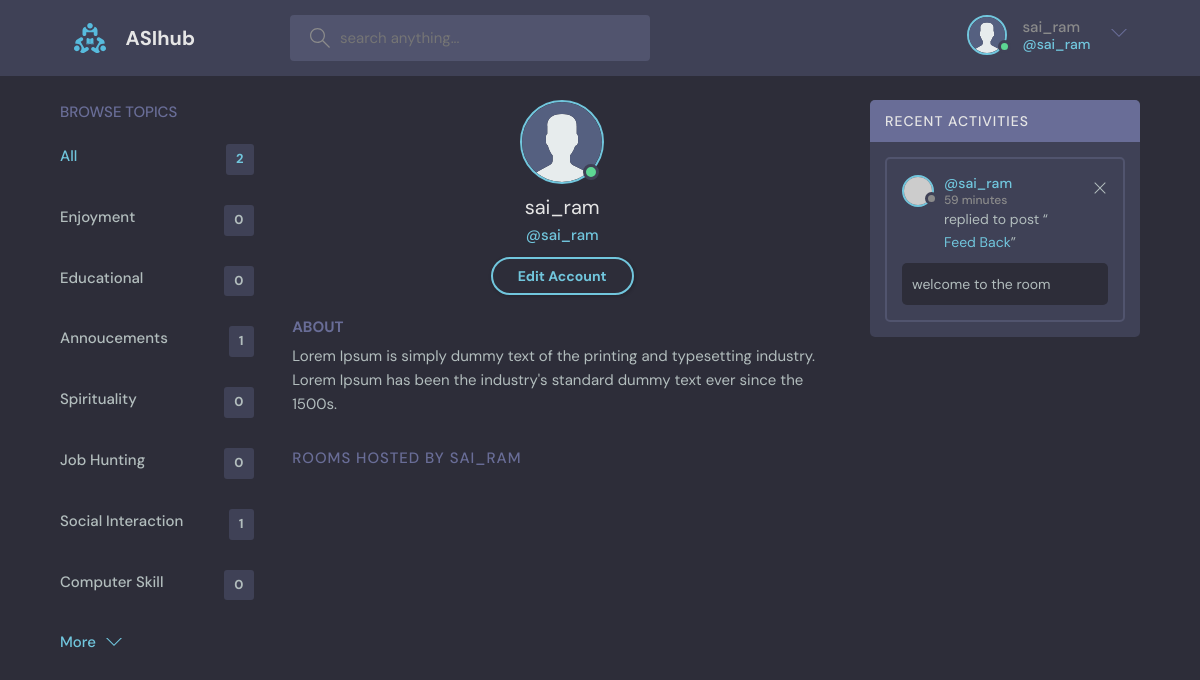
Screenshot of /profile/1 (signed in) with the database file from the repository.
### base/models.py (models this page shows, shortened)
class Profile(models.Model):
    user = models.OneToOneField(User , on_delete=models.CASCADE)
    bio = models.TextField(max_length=400, null=True , blank=True)
    profile_pic = models.ImageField(default = 'avatar.svg' , upload_to = 'images/')

class Topic(models.Model):
    name = models.CharField(max_length=100)
    rooms_count = models.IntegerField(default=0)
    created = models.DateTimeField(auto_now_add=True)
    updated = models.DateTimeField(auto_now=True)
    def __str__ (self):
        return self.name

class Messages(models.Model):
    id = models.AutoField(primary_key=True)
    user =  models.ForeignKey(User , on_delete=models.CASCADE , default= "no user")
    room = models.ForeignKey(Room, on_delete=models.CASCADE)
    text = models.TextField(max_length=300, null=True , blank=True)
    created = models.DateTimeField(auto_now_add=True)
    updated = models.DateTimeField(auto_now=True)
    class meta:
        ordering = ['-updated', '-created']
    def __str__(self):
        return self.text[0:50]

class Room(models.Model):
    id = models.AutoField(primary_key=True)
    host = models.ForeignKey(User , on_delete=models.CASCADE , null = True ,blank=True)
    topic =models.ForeignKey(Topic, on_delete= models.CASCADE , default= "no topic")
    popularity = models.IntegerField(default=0)
    name = models.CharField(max_length=200 , unique=True)
    description = models.TextField(max_length=300, null=True , blank=True)
    participants = models.ManyToManyField(User ,related_name = 'participant' , blank=True)
    created = models.DateTimeField(auto_now_add=True)
    updated = models.DateTimeField(auto_now=True)
    def __str__(self):
        return self.name

### base/views.py (the view)
# urls.py: path('profile/<str:pk>',views.profile , name= 'profile'),
@login_required(login_url = 'login')
def profile(request , pk):
    query = request.GET.get('q') if request.GET.get('q')!=None else ''
    user  = User.objects.get(id=pk)
    rooms = user.room_set.all().filter(Q(topic__name__contains = query))
    count = user.room_set.all().count()
    show_profile_link =False
    topics = Topic.objects.all()
    profile = Profile.objects.get(user = request.user)
    topics_count={}
    for topic in topics:
        topics_count[topic] = Room.objects.filter(Q(host= request.user) & Q(topic =topic )).count()
    msgs = user.messages_set.all().order_by('-created')[0:5]
    return render(request, 'base/profile.html' , {'user':user , 'rooms' : rooms , 'show_profile_link' : show_profile_link , 'msgs' : msgs ,'count':count , 'topics_count' :topics_count , 'profile' : profile})

### base/templates/base/profile.html
{% extends 'index.html' %}
{% block content %}
<main class="profile-page layout layout--3">
  <div class="container">
    <div class="topics">
      <div class="topics__header">
        <h2>Browse Topics</h2>
      </div>
      <ul class="topics__list">
        <li>
          <a href="{% url 'profile' user.id %}" class="active">All <span> {{count}} </span></a>
        </li>
        {% for key,value in topics_count.items %}
        <li>
          <a href="{% url 'profile' user.id %}?q={{key}}"> {{key}} <span> {{value}} </span></a>
        </li>
        {% endfor %}
      </ul>
      <a href="{% url 'topics' %}">
      <button class="btn btn--link">
        More
        <svg version="1.1" xmlns="http://www.w3.org/2000/svg" width="32" height="32" viewBox="0 0 32 32">
          <title>chevron-down</title>
          <path d="M16 21l-13-13h-3l16 16 16-16h-3l-13 13z"></path>
        </svg>
      </button>
      </a>
    </div>
    <div class="roomList">
      <div class="profile">
        <div class="profile__avatar">
          <div class="avatar avatar--large active">
            {% if profile.profile_pic %}
            <img src="{{profile.profile_pic.url}}" />
            {% endif %}
          </div>
        </div>
        <div class="profile__info">
          <h3> {{user.username}} </h3>
          <p>@{{user.username}} </p>
          {% if request.user == user %}
          <a href="{% url 'update_user' %}" class="btn btn--main btn--pill">Edit Account</a>
          {% endif %}
        </div>
        <div class="profile__about">
          <h3>About</h3>
          <p>
            {{profile.bio}}
          </p>
        </div>
      </div>
      <div class="roomList__header">
        <div>
          <h2> Rooms Hosted by {{user.username}}</a>
          </h2>
        </div>
      </div>
      {% include 'base/feed_comp.html' %}
    </div>
    {% include 'base/activity_comp.html' %}
  </div>
</main>
{% endblock content %}

### templates/navbar.html (shortened to what this page needs)
{% load static %}
<header class="header header--loggedIn">
    <div class="container">
      <a href="{% url 'home' %}" class="header__logo">
        <img src="{% static 'images/logo.svg' %}" />
        <h1>ASIhub</h1>
      </a>
      <form method="GET" action="{% url 'home' %}" class="header__search">
        <label>
          <input type="search" name="q" id="q" placeholder="search anything..." >
        </label>
      </form>
      <nav class="header__menu">
        {% if request.user.is_authenticated %}
        <div class="header__user">
            <a href="{% url 'profile' request.user.id %}">
              <div class="avatar avatar--medium active">
                <img src=" {{request.user.profile.profile_pic.url}} " />
              </div>
              <p>{{request.user.username}} <span>@{{request.user.username}}</span></p>
            </a>
            <button class="dropdown-button">
              <svg version="1.1" xmlns="http://www.w3.org/2000/svg" width="32" height="32" viewBox="0 0 32 32">
                <title>chevron-down</title>
                <path d="M16 21l-13-13h-3l16 16 16-16h-3l-13 13z"></path>
              </svg>
            </button>
          </div>
        {% else %}
           <a href="{% url 'login' %}">
          <img src="{% static 'images/avatar.svg' %}" />
          <p>Login</p>
        </a>
        {% endif %}
      </nav>
    </div>
  </header>

### base/templates/base/activity_comp.html
<div class="activities">
    <div class="activities__header">
      <h2>Recent Activities</h2>
    </div>
    {% for msg in msgs %}
    <div class="activities__box">
      <div class="activities__boxHeader roomListRoom__header">
        <a href="{% url 'profile' msg.user.id %}" class="roomListRoom__author">
          <div class="avatar avatar--small">
            <img src="https://randomuser.me/api/portraits/women/11.jpg" />
          </div>
          <p>
            @{{msg.user.username}}
            <span> {{msg.created | timesince}} </span>
          </p>
        </a>
          {% if request.user == msg.user %}
          <div class="roomListRoom__actions">
          <a href="{% url 'delete_msg' msg.id %}">
            <svg version="1.1" xmlns="http://www.w3.org/2000/svg" width="32" height="32" viewBox="0 0 32 32">
              <title>remove</title>
              <path
                d="M27.314 6.019l-1.333-1.333-9.98 9.981-9.981-9.981-1.333 1.333 9.981 9.981-9.981 9.98 1.333 1.333 9.981-9.98 9.98 9.98 1.333-1.333-9.98-9.98 9.98-9.981z"
              ></path>
            </svg>
          </a>
        </div>
          {% endif %}
      </div>
      <div class="activities__boxContent">
        <p>replied to post “<a href="{% url 'room' msg.room.id %}">{{msg.room.name}} </a>”</p>
        <div class="activities__boxRoomContent">
          {{msg}}
        </div>
      </div>
    </div>
    {% endfor %}
  </div>

### rows the page displays
Topic: name "Enjoyment", rooms_count "0"
Topic: name "Educational", rooms_count "0"
Topic: name "Annoucements", value "1"
Topic: name "Spirituality", rooms_count "0"
Topic: name "Job Hunting", rooms_count "0"
Topic: name "Social Interaction", value "1"
Topic: name "Computer Skill", rooms_count "0"
Profile: profile_pic (placeholder picture), bio "Lorem Ipsum is simply dummy text of the printing and typesetting industry. Lorem Ipsum has been the industry's standard dummy text ever since the 1500s."
Messages: user.username "sai_ram", created "59 minutes", room.name "Feed Back", text "welcome to the room"

### other values shown
{{ request.user.username }} "sai_ram"
{{ count }} "2"
{{ user.username }} "sai_ram"
{{ user.username }} "SAI_RAM"
